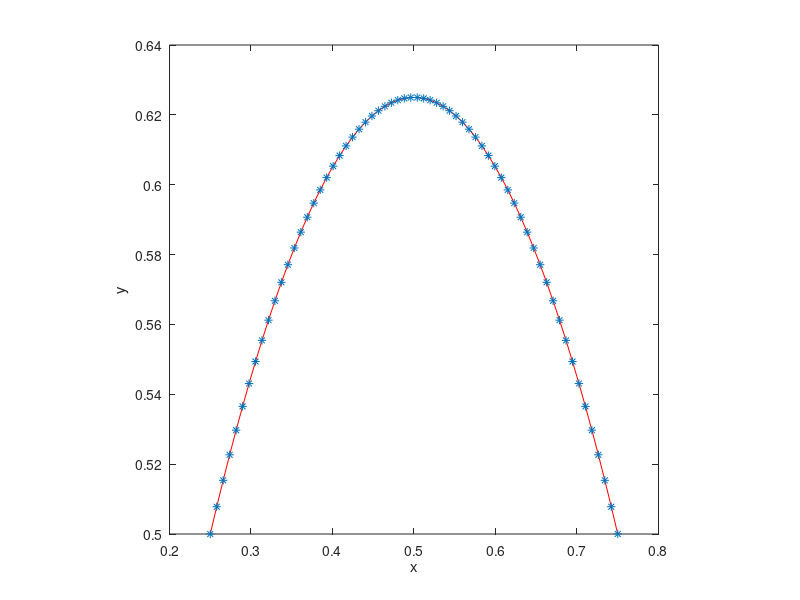

This figure's MATLAB source:
%-------------------------------------------------------------------------------------------------------------------%
%
% IB2d is an Immersed Boundary Code (IB) for solving fully coupled non-linear 
% 	fluid-structure interaction models. This version of the code is based off of
%	Peskin's Immersed Boundary Code in Acta Numerica, 1996.
%
% Author: Nicholas A. Battista
% Email:  nick.battista@unc.edu
% Date Created: May 27th, 2015
% Institution: UNC-CH
%
% This code is capable of creating Lagrangian Structures using:
% 	1. Springs
% 	2. Beams (*torsional springs)
% 	3. Target Points
%	4. Muscle-Model (combined Force-Length-Velocity model, "HIll+(Length-Tension)")
%
% One is able to update those Lagrangian Structure parameters, e.g., spring constants, resting %%	lengths, etc
% 
% There are a number of built in Examples, mostly used for teaching purposes. 
% 
% If you would like us %to add a specific muscle model, please let Nick (nick.battista@unc.edu) know.
%
%--------------------------------------------------------------------------------------------------------------------%

%%%%%%%%%%%%%%%%%%%%%%%%%%%%%%%%%%%%%%%%%%%%%%%%%%%%%%%%%%%%%%%%%%%%%%%%%%%%%%%%
%
% FUNCTION: creates the BEAM-EXAMPLE geometry and prints associated input files
%
%%%%%%%%%%%%%%%%%%%%%%%%%%%%%%%%%%%%%%%%%%%%%%%%%%%%%%%%%%%%%%%%%%%%%%%%%%%%%%%%

function BeamCurve()

%
% Grid Parameters (MAKE SURE MATCHES IN input2d !!!)
%
Nx =  32;        % # of Eulerian Grid Pts. in x-Direction (MUST BE EVEN!!!)
Ny =  32;        % # of Eulerian Grid Pts. in y-Direction (MUST BE EVEN!!!)
Lx = 1.0;        % Length of Eulerian Grid in x-Direction
Ly = 1.0;        % Length of Eulerian Grid in y-Direction


% Immersed Structure Geometric / Dynamic Parameters %
N = 2*Nx;        % Number of Lagrangian Pts. (2x resolution of Eulerian grid)
a = 0.5;         % Length of beam (only in x-coordinate)
struct_name = 'BeamCurve'; % Name for .vertex, .spring, .beam, .target, etc files.


% Call function to construct geometry
[xLag,yLag] = give_Me_Immsersed_Boundary_Geometry(N,Lx,a);


% Plot Geometry to test
plot(xLag,yLag,'r-'); hold on;
plot(xLag,yLag,'*'); hold on;
xlabel('x'); ylabel('y');
axis square;


% Prints .vertex file!
print_Lagrangian_Vertices(xLag,yLag,struct_name);


% Prints .beam file!
k_Beam = 7.5e10; C = 0.0;
print_Lagrangian_Beams(xLag,yLag,k_Beam,C,struct_name);

% Prints .target file! 
k_Target = 1e8;
print_Lagrangian_Target_Pts(xLag,k_Target,struct_name)



%%%%%%%%%%%%%%%%%%%%%%%%%%%%%%%%%%%%%%%%%%%%%%%%%%%%%%%%%%%%%%%%%%%%%%%%
%
% FUNCTION: prints VERTEX points to a file called rubberband.vertex
%
%%%%%%%%%%%%%%%%%%%%%%%%%%%%%%%%%%%%%%%%%%%%%%%%%%%%%%%%%%%%%%%%%%%%%%%%

function print_Lagrangian_Vertices(xLag,yLag,struct_name)

    N = length(xLag);

    vertex_fid = fopen([struct_name '.vertex'], 'w');

    fprintf(vertex_fid, '%d\n', N );

    %Loops over all Lagrangian Pts.
    for s = 1:N
        X_v = xLag(s);
        Y_v = yLag(s);
        fprintf(vertex_fid, '%1.16e %1.16e\n', X_v, Y_v);
    end

    fclose(vertex_fid); 
    
    %%%%%%%%%%%%%%%%%%%%%%%%%%%%%%%%%%%%%%%%%%%%%%%%%%%%%%%%%%%%%%%%%%%%%%%%
%
% FUNCTION: prints Vertex points to a file called rubberband.vertex
%
%%%%%%%%%%%%%%%%%%%%%%%%%%%%%%%%%%%%%%%%%%%%%%%%%%%%%%%%%%%%%%%%%%%%%%%%

function print_Lagrangian_Target_Pts(xLag,k_Target,struct_name)

    N = length(xLag);

    target_fid = fopen([struct_name '.target'], 'w');

    fprintf(target_fid, '%d\n', 2 );

    fprintf(target_fid, '%d %1.16e\n', 1, k_Target);
    fprintf(target_fid, '%d %1.16e\n', N, k_Target);

    fclose(target_fid); 
    
    
%%%%%%%%%%%%%%%%%%%%%%%%%%%%%%%%%%%%%%%%%%%%%%%%%%%%%%%%%%%%%%%%%%%%%%%%%%%%%%%%%%%%%
%
% FUNCTION: prints BEAM (Torsional Spring) points to a file called rubberband.beam
%
%%%%%%%%%%%%%%%%%%%%%%%%%%%%%%%%%%%%%%%%%%%%%%%%%%%%%%%%%%%%%%%%%%%%%%%%%%%%%%%%%%%%%

function print_Lagrangian_Beams(xLag,yLag,k_Beam,C,struct_name)

    % k_Beam: beam stiffness
    % C: beam curvature
    
    N = length(xLag); % NOTE: Total number of beams = Number of Total Lag Pts. - 2

    beam_fid = fopen([struct_name '.beam'], 'w');

    fprintf(beam_fid, '%d\n', N-2 );

    %spring_force = kappa_spring*ds/(ds^2);

    %BEAMS BETWEEN VERTICES
    for s = 2:N-1
            if  s <= N-1         
                fprintf(beam_fid, '%d %d %d %1.16e %1.16e\n',s-1, s, s+1, k_Beam, C);  
            else
                %Case s=N
                fprintf(beam_fid, '%d %d %d %1.16e %1.16e\n',s-1, s, 1,   k_Beam, C);  
            end
    end
    fclose(beam_fid); 


%%%%%%%%%%%%%%%%%%%%%%%%%%%%%%%%%%%%%%%%%%%%%%%%%%%%%%%%%%%%%%%%%%%%%%%%
%
% FUNCTION: prints SPRING points to a file called rubberband.spring
%
%%%%%%%%%%%%%%%%%%%%%%%%%%%%%%%%%%%%%%%%%%%%%%%%%%%%%%%%%%%%%%%%%%%%%%%%

function print_Lagrangian_Springs(xLag,yLag,k_Spring,ds_Rest,struct_name)

    N = length(xLag);

    spring_fid = fopen([struct_name '.spring'], 'w');

    fprintf(spring_fid, '%d\n', N );

    %spring_force = kappa_spring*ds/(ds^2);

    %SPRINGS BETWEEN VERTICES
    for s = 1:N
            if s < N         
                fprintf(spring_fid, '%d %d %1.16e %1.16e\n', s, s+1, k_Spring, ds_Rest);  
            else
                %Case s=N
                fprintf(spring_fid, '%d %d %1.16e %1.16e\n', s, 1,   k_Spring, ds_Rest);  
            end
    end
    fclose(spring_fid); 
    
    

%%%%%%%%%%%%%%%%%%%%%%%%%%%%%%%%%%%%%%%%%%%%%%%%%%%%%%%%%%%%%%%%%%%%%%%%
%
% FUNCTION: creates the Lagrangian structure geometry
%
%%%%%%%%%%%%%%%%%%%%%%%%%%%%%%%%%%%%%%%%%%%%%%%%%%%%%%%%%%%%%%%%%%%%%%%%

function [xLag,yLag] = give_Me_Immsersed_Boundary_Geometry(N,Lx,a)

% The immsersed structure is a curved line %
ds = a/(N-1);

xLag(1) = -a/2;%Lx/2-a/2;
yLag(1) = 0.0;
for i=2:N
    
    xLag(i) = xLag(i-1) + ds;
    x = xLag(i);
    yLag(i) = -2*( (x)^2 - (a/2)^2 );

end

xLag = xLag + Lx/2;
yLag = yLag + Lx/2;
